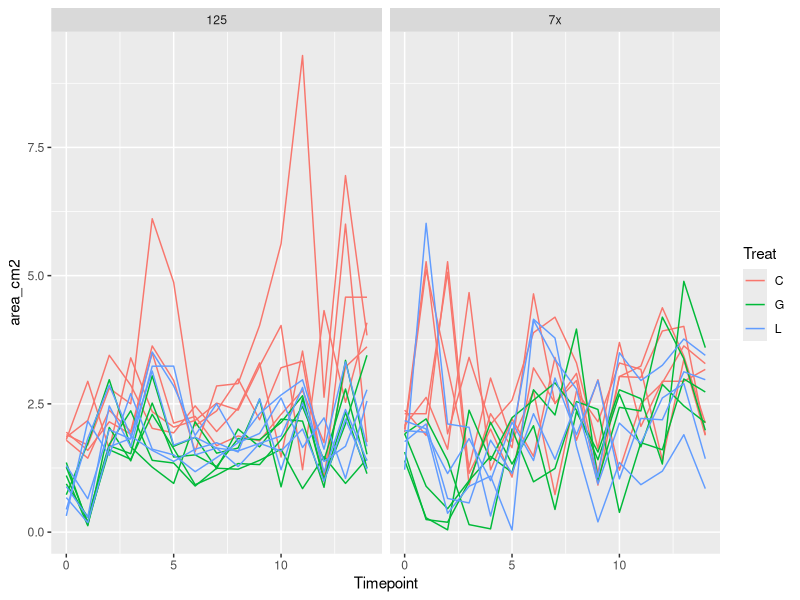
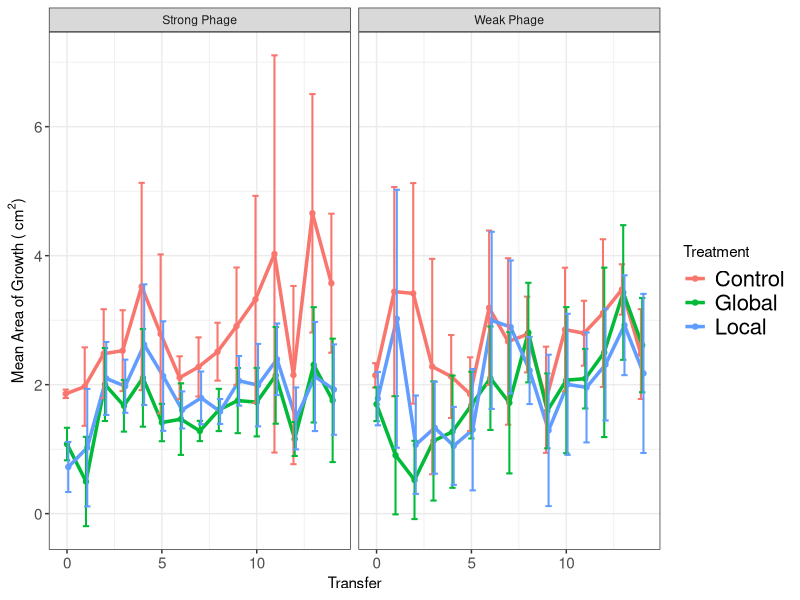
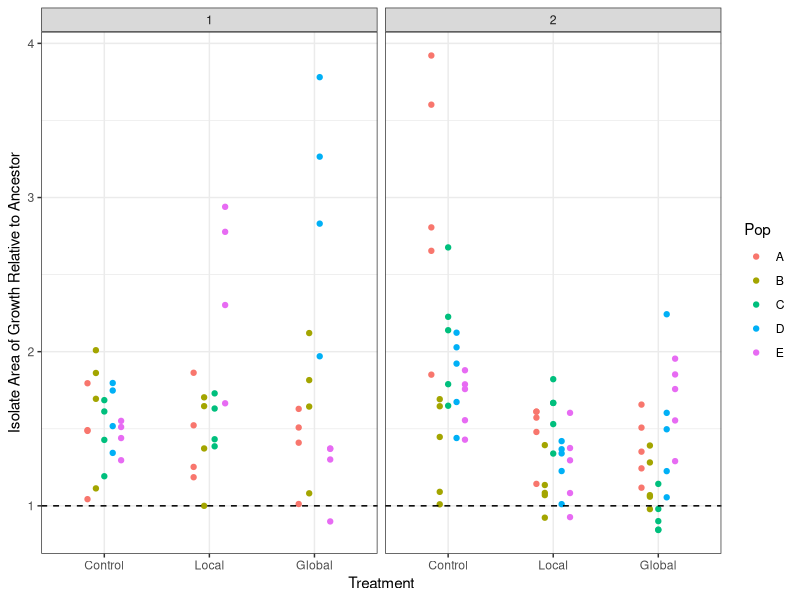
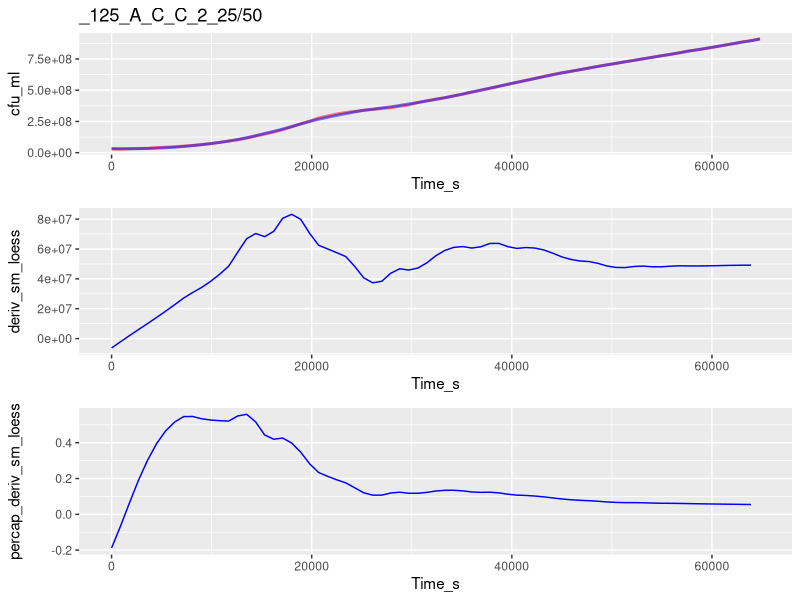
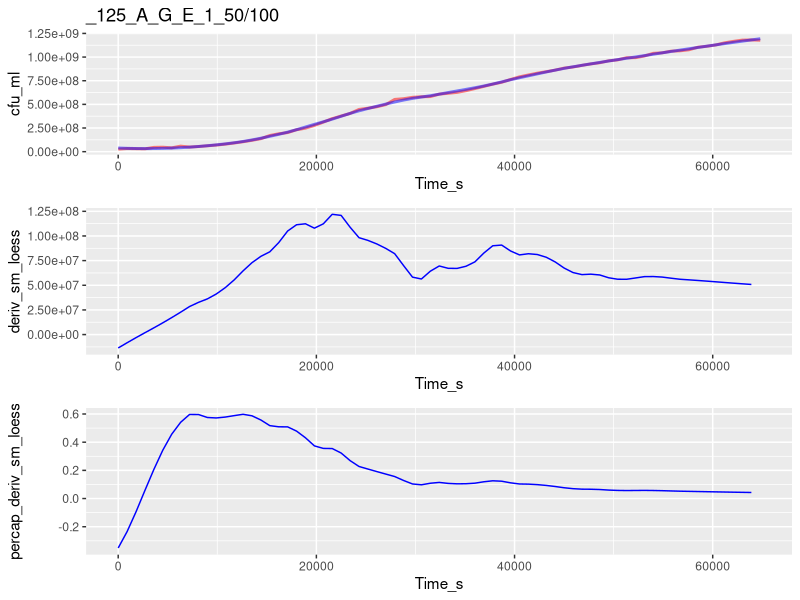
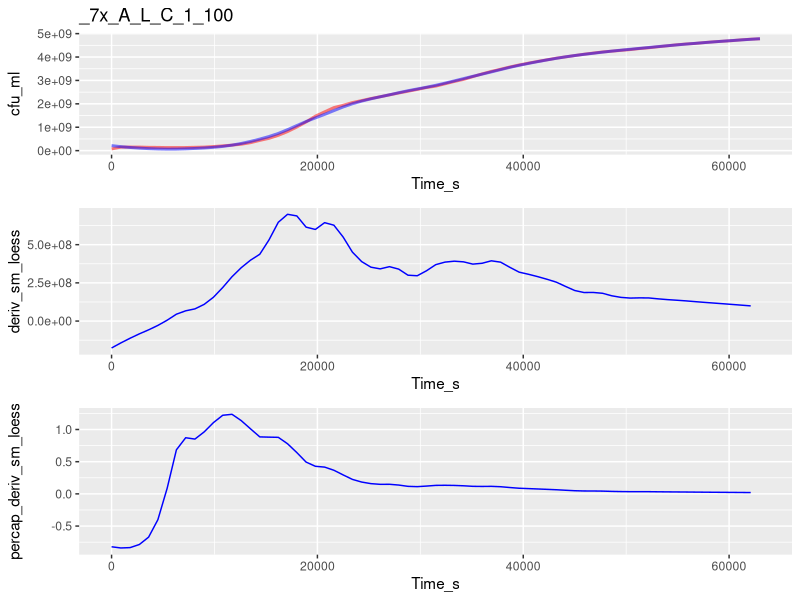
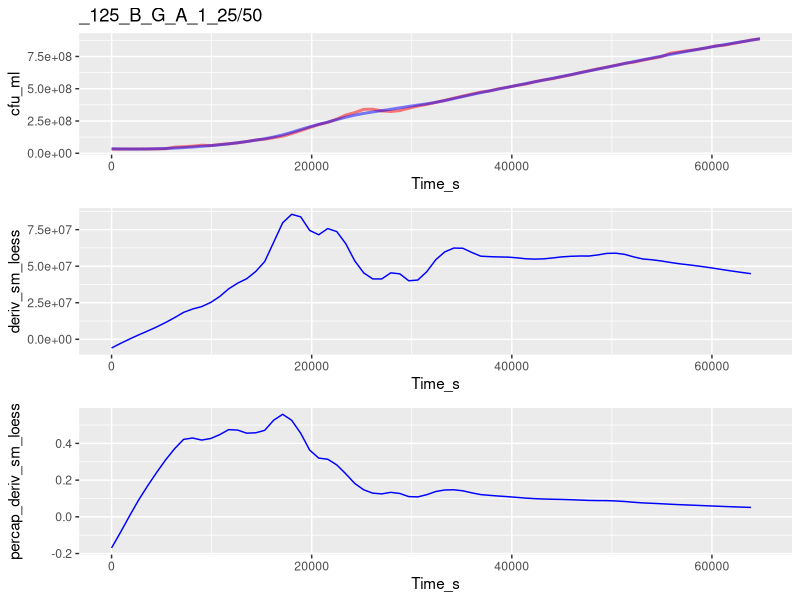
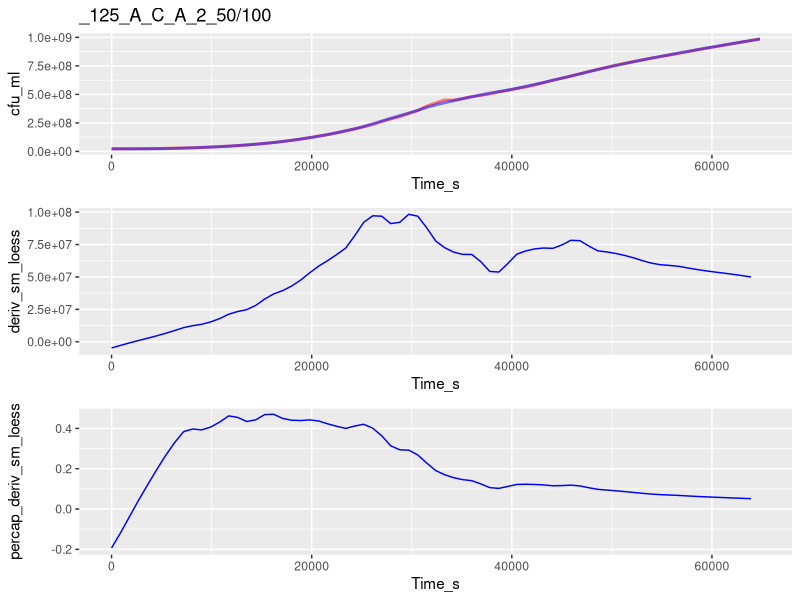

Write the R code that produced these figures, in order. (Note: this script raises an error after producing the figures.)
##TODO: 
##      migration stats
##      growth curve analysis
##      growth curve stats
##      

library("ggplot2")
library("dplyr")

#Need to split this into 2 scripts: one to take the messy data
# (e.g. isolate information in underscore formats, etc)
#and get it cleaned up, then output those clean data
#And another to take the clean data & analyze it
#Then put the messy data in one folder and the clean data in another folder
#Along with the separate scripts
#So when it's published, can just tell people to re-run the clean data script

#need to make Rep vs Pop consistent
#redo all analysis using dplyr
#redo analysis using vectorization
#include std curve for spec in this code (it may alread be there???)
#Do a scripted analysis of how much to smoothe gc data (not manually checking)
# #to be done later:
# #define function to get means of rates
# mean_rates <- function(sub_by_list, my_data)
# analyze additional plate scans
#change resistance to be by treat then by pop
#Change growth rate for ancestor to dotted line

##Experimental evolution migration ----
exper_evol_migr <- read.csv("./Clean_Data/Experimental_evolution_growth.csv")

#Drop points after T14
exper_evol_migr <- exper_evol_migr[exper_evol_migr$Timepoint <= 14, ]

#Calculate total area
exper_evol_migr$area_cm2 <- pi*exper_evol_migr$Width_cm/2*exper_evol_migr$Height_cm/2

#Make plot with all pops shown
ggplot(data = exper_evol_migr,
       aes(x = Timepoint, y = area_cm2, group = paste(Treat, Pop),
           color = Treat)) +
  geom_line() +
  facet_grid(~Proj)

#Summarize
exper_evol_migr <- group_by(exper_evol_migr, Proj, Treat, Timepoint)
exper_evol_summ <- summarize(exper_evol_migr,
                             area_mean = mean(area_cm2),
                             area_sd = sd(area_cm2),
                             area_n = n())

#Make plot of summarized data
my_facet_labels <- c("7x" = "Weak Phage", "125" = "Strong Phage")

ggplot(data = exper_evol_summ, aes(x = Timepoint, y = area_mean,
                                   color = Treat)) +
  geom_point(position = position_dodge(0.2)) + 
  geom_line(size = 1.2, position = position_dodge(0.2)) +
  theme_bw() +
  theme(axis.text.y = element_text(size = 11), axis.text.x = element_text(size = 11),
        legend.text = element_text(size = 16)) +
  facet_grid(~Proj, labeller = labeller(Proj = my_facet_labels)) +
  geom_errorbar(aes(ymax = area_mean+area_sd, ymin = area_mean-area_sd),
                width=1, size = .7, position=position_dodge(0.2)) +
  labs(x = "Transfer", 
       y = expression(paste("Mean Area of Growth ( ", cm^2, ")"))) + 
  scale_color_hue(name = "Treatment", breaks = c("C", "G", "L"),
                  labels = c("Control", "Global", "Local"))

##Isolate migration ----
isol_migration <- read.csv("./Clean_Data/Isolate_migration.csv")

#Calculate total area
isol_migration$area_cm2 <- pi*isol_migration$Width_cm/2*isol_migration$Height_cm/2

#Calculate total area relative to same-day ancestor
ancestors <- isol_migration[isol_migration$Isol == "Anc", ]
isol_migration$relative_area <-
  isol_migration$area_cm2/ancestors$area_cm2[
    match(as.Date(isol_migration$end_timestamp),
          as.Date(ancestors$end_timestamp))]

#Plot data
my_facet_labels <- c("7x" = "Weak Phage", 
                     "125" = "Strong Phage",
                     "C" = "Control", "G" = "Global", "L" = "Local",
                     "A" = "WT")

ggplot(isol_migration[isol_migration$Isol != "Anc", ], 
       aes(x = Treat, y = relative_area, color = Pop,
           group = Pop)) +
  geom_point(position = position_dodge(0.4)) +
  facet_grid(~Proj, labeller = labeller(Proj = my_facet_labels)) +
  theme_bw() + 
  labs(y = "Isolate Area of Growth Relative to Ancestor",
       x = "Treatment") +
  geom_hline(yintercept = 1, lty = 2) +
  scale_x_discrete(limits = c("C", "L", "G"),
                   labels = c("Control", "Local", "Global")) +
  NULL

##Isolate growth curves ----


##growth curve analysis
# library("minpack.lm")
# library("tidyr")
# library("lubridate")

#Read data
gc_data <- read.csv("./Clean_Data/Isolate_growth_curves.csv",
                    header = T, stringsAsFactors = F)

#Make unique well identifiers
gc_data$uniq_well <- paste(gc_data$Date,
                           gc_data$Proj,
                           gc_data$Pop,
                           gc_data$Treat,
                           gc_data$Isol,
                           gc_data$Rep_Well,
                           gc_data$Media,
                           sep = "_")

#reorder
gc_data <- gc_data[order(gc_data$uniq_well, gc_data$Time_s), ]

calc_deriv <- function(density, percapita = FALSE,
                          subset_by = NULL, time = NULL,
                          time_normalize = NULL) {
  #Note! density values must be sorted sequentially into their unique sets already
  
  #Provided a vector of density values, this function returns (by default) the
  # difference between sequential values
  #if percapita = TRUE, the differences of density are divided by density
  #if subset_by is provided, it should be a vector (same length as density),
  # the unique values of which will separate calculations
  #if time_normalize is specified, time should be provided as a simple 
  # numeric (e.g. number of seconds) in some unit
  #Then the difference will be normalized for the time_normalize value
  #(e.g. if time is provided in seconds and the difference per hour is wanted,
  # time_normalize should = 3600)
  
  #Check inputs
  if (!is.numeric(time)) {
    stop("time is not numeric")
  }
  if (!is.null(time_normalize)) {
    if (!is.numeric(time_normalize)) {
      stop("time_normalize is not numeric")
    } else if (is.null(time)) {
      stop("time_normalize is specified, but time is not provided")
    }
  }
  
  #Calc derivative
  ans <- c(density[2:length(density)]-density[1:(length(density)-1)])
  #Percapita (if specified)
  if (percapita) {
    ans <- ans/density[1:(length(density)-1)]
  }
  #Time normalize (if specified)
  if (!is.null(time_normalize)) {
    ans <- ans/
      (c(time[2:length(time)]-time[1:(length(time)-1)])/time_normalize)
  }
  #Subset by (if specified)
  if (!is.null(subset_by)) {
    ans[subset_by[2:length(subset_by)] != subset_by[1:(length(subset_by)-1)]] <- NA
  }
  return(c(ans, NA))
}

#Smooth data
gc_data$sm_loess <- NA
for (my_well in unique(gc_data$uniq_well)) {
  my_rows <- which(gc_data$uniq_well == my_well)
  #Smooth with loess
  gc_data$sm_loess[my_rows] <- loess(cfu_ml ~ Time_s, span = 0.4,
                                             data = gc_data[my_rows, ])$fitted
}

#Calculate growth per hour from loess curve
gc_data$deriv_sm_loess <- calc_deriv(gc_data$sm_loess,
                                     subset_by = gc_data$uniq_well,
                                     time = gc_data$Time_s,
                                     time_normalize = 3600)

#Calculate per capita growth per hour from loess curve
gc_data$percap_deriv_sm_loess <- calc_deriv(gc_data$sm_loess,
                                            percapita = TRUE,
                                            subset_by = gc_data$uniq_well,
                                            time = gc_data$Time_s,
                                            time_normalize = 3600)
  

#Calculate per capita growth per hour from original curve
gc_data$percap_deriv_cfu <- calc_deriv(gc_data$cfu_ml,
                                       percapita = TRUE,
                                       subset_by = gc_data$uniq_well,
                                       time = gc_data$Time_s,
                                       time_normalize = 3600)

#View samples of original & smoothed curves
# as well as derivatives (per cap & not) of both orig and smoothed curves
for (my_well in sample(unique(gc_data$uniq_well), 5)) {
  my_rows <- which(gc_data$uniq_well == my_well)
  
  print(cowplot::plot_grid(
    ggplot(data = gc_data[my_rows, ],
           aes(x = Time_s, y = cfu_ml)) +
      geom_line(color = "red", lwd = 1, alpha = 0.5) +
      geom_line(aes(x = Time_s, y = sm_loess),
                color = "blue", lwd = 1, alpha = 0.5) +
      ggtitle(gc_data[my_rows[1], "uniq_well"]) +
      #geom_hline(yintercept = 383404890) +
      NULL,
    ggplot(data = gc_data[my_rows, ],
           aes(x = Time_s, y = deriv_sm_loess)) +
      geom_line(color = "blue") +
      NULL,
    ggplot(data = gc_data[my_rows, ],
           aes(x = Time_s, y = percap_deriv_sm_loess)) +
      geom_line(color = "blue") +
      # geom_line(aes(x = Time_s, y = percap_deriv_cfu),
      #           color = "red") +
      NULL,
    ncol = 1, align = "v"))
}

find_local_extrema <- function(values, 
                               return_maxima = TRUE,
                               return_minima = TRUE,
                               width_limit = NULL,
                               height_limit = NULL,
                               remove_endpoints = TRUE,
                               na.rm = FALSE) {
  #Takes a vector of values and returns a vector of the indices
  # of all local value extrema (by default, returns both maxima and minima)
  # To only return maxima or minima, change return_maxima/return_minima to FALSE

  #width_limit and/or height_limit must be provided
  #Width is how wide the window will be to look for a maxima/minima
  # Narrower width will be more sensitive to narrow local maxima/minima
  # Wider width will be less sensitive to narrow local maxima/minima
  #Height is how high or low a single step is allowed to take
  # e.g. a maxima-finding function will not pass a valley deeper
  # than height_limit
  #Note that this also limits approaches to extrema, so if set too small
  # function may converge on non-peaks
  #If both width_limit and height_limit are provided, steps are limited
  # conservatively (a single step must meet both criteria)
  
  #This function is designed to be compatible with dplyr::group_by and summarize
  
  #Check inputs
  if (!return_maxima & !return_minima) {
    stop("Both return_maxima and return_minima are FALSE, at least one must be TRUE")
  }
  if (is.null(width_limit) & is.null(height_limit)) {
    stop("Either width_limit or height_limit must be provided")
  }
  if (!is.null(width_limit)) {
    if (width_limit%%2 == 0) {
      warning("width_limit must be odd, will use ", width_limit-1, " as width_limit")
      width_limit <- width_limit - 1
    }
  }
  if (is.null(width_limit) & !is.null(height_limit)) {
    warning("height_limit alone tends to be sensitive to height_limit parameter, use with caution")
  }
  if (na.rm == TRUE & sum(is.na(values)) > 0) {
    if (!all(is.na(values[(1+length(values)-sum(is.na(values))):length(values)]))) {
      warning("Removing NAs found within values vector, returned indices will refer to non-NA values")
      print(values)
    }
    values <- values[!is.na(values)]
  } else if(any(is.na(values))) {
    stop("Some provided values are NA and na.rm = FALSE")
  }
  
  #Define sub-function to find limits of the window
  get_window_limits <- function(cnt_pos,
                                width_limit = NULL,
                                height_limit = NULL,
                                looking_for = c("minima", "maxima"),
                                values = NULL) {
    #Check inputs
    if (length(looking_for) > 1) {stop("looking_for must be specified")}
    if (!is.null(height_limit) & is.null(values)) {
        stop("height_limit is specified, but no values are provided")
    }
    if (is.null(width_limit) & is.null(height_limit)) {
      stop("Either width_limit or height_limit must be provided")
    }
    
    #Define window limits
    window_start <- c(NA, NA)
    if (!is.null(width_limit)) { #using width limit
      window_start[1] <- max(c(1, cnt_pos-floor(width_limit/2)))
    }
    if (!is.null(height_limit)) { #using height limig
      #For startpoint height, we want the latest point that is
      #behind of our current point and
      #either:
      # below current height - height limit
      # or above current height + height limit
      #Then we move one place forward 
      # (so it's the last value w/in height limit)
        window_start[2] <- max(c(1,
                                 1+which(1:length(values) < cnt_pos &
                                         (values >= (values[cnt_pos] + height_limit) |
                                            values <= (values[cnt_pos] - height_limit)))))
        #Make sure we're going at least 1 point backwards
        if(window_start[2] >= cnt_pos) {window_start[2] <- cnt_pos-1}
    }
    window_end <- c(NA, NA)
    if (!is.null(width_limit)) { #using width limit
      window_end[1] <- min(c(length(values), cnt_pos+floor(width_limit/2)))
    }
    if (!is.null(height_limit)) { #using height limit
        #For endpoint height, we want the earliest point that is
        #forward of our current point and
        #either:
        # below current height - height limit
        # or above current height + height limit
        #Then we move one place back 
        # (so it's the last value w/in height limit)
        window_end[2] <- min(c(length(values),
                               -1+which(1:length(values) > cnt_pos & #not backwards
                                    (values <= (values[cnt_pos] - height_limit) |
                                      values >= (values[cnt_pos] + height_limit)))))
        #Make sure we're going at least one point forwards
        if (window_end[2] <= cnt_pos) {window_end[2] <- cnt_pos+1}
    }
    return(c(max(window_start, na.rm = T), min(window_end, na.rm = T)))
  }
  
  find_next_extrema <- function(cnt_pos, values,
                        width_limit = NULL,
                        height_limit = NULL,
                        looking_for = c("minima", "maxima")) {
    if (cnt_pos == length(values)) {best_pos <- cnt_pos-1
    } else {best_pos <- cnt_pos+1}
    
    #Save the starting position so we never go backwards
    start_pos <- cnt_pos
    
    ##Looking for next maxima
    if(looking_for == "maxima") {
      while (cnt_pos != best_pos) {
        #Move the previous best pointer to current pointer location
        best_pos <- cnt_pos
        #Get next window limits
        window_lims <- get_window_limits(cnt_pos = cnt_pos,
                                         width_limit = width_limit,
                                         height_limit = height_limit,
                                         looking_for = "maxima",
                                         values = values)
        #Make sure we're not going backwards
        window_lims <- c(max(start_pos, window_lims[1]),
                         max(start_pos, window_lims[2]))
        #Then move current pointer to highest point within window
        # (making sure not to check non-integer indices, or indices below 1 or
        #  higher than the length of the vector)
        cnt_pos <- window_lims[1]-1+which.max(values[window_lims[1]:window_lims[2]])
      }
    ##Looking for next minima
    } else if (looking_for == "minima") {
      while (cnt_pos != best_pos) {
        #Move the previous best pointer to current pointer location
        best_pos <- cnt_pos
        #Get next window limits
        window_lims <- get_window_limits(cnt_pos = cnt_pos,
                                         width_limit = width_limit,
                                         height_limit = height_limit,
                                         looking_for = "minima",
                                         values = values)
        #Make sure we're not going backwards
        window_lims <- c(max(start_pos, window_lims[1]),
                         max(start_pos, window_lims[2]))
        #Then move current pointer to lowest point within window
        # (making sure not to check non-integer indices, or indices below 1 or
        #  higher than the length of the vector)
        cnt_pos <- window_lims[1]-1+which.min(values[window_lims[1]:window_lims[2]])
      }
    }
    return(best_pos)
  }
  
  cnt_pos <- 1
  ##Find first maxima
  maxima_list <- c(find_next_extrema(cnt_pos, values,
                                     width_limit = width_limit,
                                     height_limit = height_limit,
                                     looking_for = "maxima"))
  ##Find first minima
  minima_list <- c(find_next_extrema(cnt_pos, values,
                                     width_limit = width_limit,
                                     height_limit = height_limit,
                                     looking_for = "minima"))
  
  ##Check for next extrema until...
  while (TRUE) {
    #we're finding repeats
    if (any(duplicated(c(minima_list, maxima_list)))) {break}
    #or we hit the end of the values
    if (length(values) %in% c(maxima_list, minima_list)) {
      break
    }
    #Since maxima & minima must alternate, always start with furthest one 
    # we've found so far
    cnt_pos <- max(c(minima_list, maxima_list))
    #we're looking for a maxima next
    if (cnt_pos %in% minima_list) {
      maxima_list <- c(maxima_list,
                       find_next_extrema(cnt_pos, values,
                                         width_limit = width_limit,
                                         height_limit = height_limit,
                                         looking_for = "maxima"))
      #we're looking for a minima next
    } else if (cnt_pos %in% maxima_list) {
      minima_list <- c(minima_list,
                       find_next_extrema(cnt_pos, values,
                                         width_limit = width_limit,
                                         height_limit = height_limit,
                                         looking_for = "minima"))
    }
  }
  
  #Combine maxima & minima values & remove duplicates
  output <- c()
  if (return_maxima) {output <- c(output, maxima_list)}
  if (return_minima) {output <- c(output, minima_list)}
  #If remove endpoints is true, remove first or last values from return
  if (remove_endpoints) {
    if (1 %in% output) {output <- output[-which(output == 1)]}
    if (length(values) %in% output) {
      output <- output[-which(output == length(values))]}
  }
  #Remove duplicates
  output <- unique(output)
  #Order
  output <- output[order(output)]
  
  return(output)
}

#Group data by unique wells
gc_data <- group_by(gc_data, Date, Proj, Pop, Treat, Isol, Rep_Well, Media,
                    uniq_well)

#Todo:
# at max percap growth rate, find:
#     per capita growth rate (r)
#     density
#     time since some low density (lag time)
# at first local minima of non-percap growth rate after max growth rate 
#   (pseudo carrying capacity)
#   at pseudo K, find:
#     density (carrying capacity)
#     time since max percap growth rate
#     time since low density

#TODO: make K have to follow max percap gr

window_width_mins <- 7200
gc_summarized <- summarize(gc_data,
  max_percap_index = find_local_extrema(percap_deriv_sm_loess,
                                        return_minima = FALSE,
                                        width_limit = (window_width_mins/(Time_s[2]-Time_s[1])) + 1,
                                        na.rm = T)[1],
  max_percap_gr_rate = percap_deriv_sm_loess[max_percap_index],
  max_percap_gr_rate_time = Time_s[max_percap_index],
  max_percap_gr_rate_dens = sm_loess[max_percap_index],
  pseudo_K_index = #find the local minima
    find_local_extrema(deriv_sm_loess,
                                      return_maxima = FALSE,
                                      width_limit = (window_width_mins/(Time_s[2]-Time_s[1])) + 1,
                                      na.rm = T)[
      #use the first one that follows the max percap gr rate
    match(TRUE, find_local_extrema(deriv_sm_loess,
                                      return_maxima = FALSE,
                                      width_limit = (window_width_mins/(Time_s[2]-Time_s[1])) + 1,
                                      na.rm = T) > max_percap_index)],
  pseudo_K = sm_loess[pseudo_K_index],
  pseudo_K_time = Time_s[pseudo_K_index],
  pseudo_K_deriv = deriv_sm_loess[pseudo_K_index],
  first_min_index = find_local_extrema(sm_loess,
                                       return_maxima = FALSE,
                                       width_limit = (window_width_mins/(Time_s[2]-Time_s[1])) + 1,
                                       na.rm = T,
                                       remove_endpoints = FALSE)[1],
  first_min = sm_loess[first_min_index],
  first_min_time = Time_s[first_min_index]
   #   pseudo_K_timetomaxpcgr = #pseudo K time - max percap gr rate time
)
                       

#The problem continues to be that we cannot find
# a threshold density which all pops start below
# and which all pops grow to at a reasonably early time
#Perhaps the solution is to divide it by project/media?


#Code to check find_local_extrema on a single well
my_well <- "2017-E_7x_B_C_E_1_50" #lowest pseudo-K
#my_well <- "2017-E_7x_B_G_E_1_100" #highest first min
#unique(gc_data$uniq_well)[1]

for (my_well in sample(gc_data$uniq_well, 50)) {
  tiff(filename = paste("./Growth_curve_plots/", my_well, ".tif", sep = ""),
       width = 5, height = 10, units = "in", res = 300)
  my_rows <- which(gc_data$uniq_well == my_well)
  print(cowplot::plot_grid(
    ggplot(data = gc_data[my_rows, ],
           aes(x = Time_s, y = cfu_ml)) +
      geom_line(color = "red", lwd = 1, alpha = 0.5) +
      geom_line(aes(x = Time_s, y = sm_loess),
                color = "blue", lwd = 1, alpha = 0.5) +
      ggtitle(gc_data[my_rows[1], "uniq_well"]) +
      #Add point for first minima
      geom_point(data = gc_summarized[gc_summarized$uniq_well == my_well, ],
                 aes(x = first_min_time, y = first_min),
                 color = "green", size = 3) +
      NULL,
    ggplot(data = gc_data[my_rows, ],
           aes(x = Time_s, y = deriv_sm_loess)) +
      geom_line(color = "blue") +
      #Add point for pseudo K
      geom_point(data = gc_summarized[gc_summarized$uniq_well == my_well, ],
                 aes(x = pseudo_K_time, y = pseudo_K_deriv),
                 color = "green", size = 3) +
      NULL,
    ggplot(data = gc_data[my_rows, ],
           aes(x = Time_s, y = percap_deriv_sm_loess)) +
      geom_line(color = "blue") +
      #Add point for max growth rate
      geom_point(data = gc_summarized[gc_summarized$uniq_well == my_well, ],
                 aes(x = max_percap_gr_rate_time, y = max_percap_gr_rate),
                 color = "green", size = 3) +
      NULL,
    ncol = 1, align = "v"))
  dev.off()
}

#get first_min values and sort
values <- gc_summarized
values <- values[order(-values$first_min), ]

values <- gc_data[my_rows, ]
plot(1:nrow(values), values$deriv_sm_loess)
find_local_extrema(values$deriv_sm_loess,
                   return_maxima = T,
                   width_limit = (3600/(values$Time_s[2]-values$Time_s[1])) + 1,
                   na.rm = T,
                   remove_endpoints = F)


#Find the low-threshold density to use as pseudo time 0
hist((gc_data$sm_loess[gc_data$Time_s == 0]))
max(gc_data$sm_loess[gc_data$Time_s == 0])

##TODO put this in descending order and figure out how to 
##pick a threshold that is before the peaks of most but
##high enough that we know when most pass it
test <- gc_data[gc_data$Time_s == 0, ]
test <- test[order(-test$sm_loess), ]


#Plot curves & peaks
view_peaks <- function(time_data, dens_data, well_contents, plt_point = TRUE,
                       peak_time = NULL, peak_dens = NULL, peak_well_contents,
                       numplots = 9, lwd = 1) {
  #Inputs:  time_data - vector of time values
  #         dens_data - vector of density values, matched with time_data
  #         well_contents - vector of well contents, matched with time_data
  #         peak_time - vector of peaks' time values
  #         peak_dens - vector of peaks' density values, matched with peak_time
  #         peak_well_contents - vectore of peaks' well contents, matched with peak_time
  require(ggplot2)
  for (start_group in seq(from = 1, to = length(unique(well_contents)),
                          by = numplots)) {
    my_wells <- unique(well_contents)[start_group:(start_group+numplots-1)]
    myplot <- ggplot(data = data.frame(
      "dens" = dens_data[well_contents %in% my_wells],
      "time" = time_data[well_contents %in% my_wells],
      "contents" = well_contents[well_contents %in% my_wells]),
      aes(x = time, y = dens)) +
      geom_line(lwd = lwd) +
      facet_wrap(~contents)
    if (plt_point) {
      myplot <- myplot + 
        geom_point(data = data.frame(
          "dens" = peak_dens[peak_well_contents %in% my_wells],
          "time" = peak_time[peak_well_contents %in% my_wells],
          "contents" = peak_well_contents[peak_well_contents %in% my_wells]),
          aes(x = time, y = dens),
          size = 3, pch = 13)
    }
    print(myplot)
  }
}

view_peaks(tidymerge$Timepoint, tidymerge$OD, tidymerge$Well,
           peak_time = outmerge$maxtime, peak_dens = outmerge$max, 
           peak_well_contents = outmerge$Well)

#Group data by indiv growth curves
grp_data1 <- dplyr::group_by(tidycurves[!is.na(tidycurves$smoothed), ], 
                             Well)

#Get OD peak height & time for each growth curve
out_data1 <- dplyr::summarize(grp_data1, 
                              max = analyze_curves(smoothed, Timepoint, 
                                                   bandwidth = 9, return = "max"),
                              maxtime = analyze_curves(smoothed, Timepoint, 
                                                       bandwidth = 9, 
                                                       return = "maxtime"))



#extract maximum percap growth rates for each uniq well
#using non-overlapping averaged smoothing
gc_sm$Time <- as.character(gc_sm$Time)
gc_mpptir <- group_by(gc_sm, Media, Proj, Pop, Treat, Isol, Rep_Well)
gc_mpptir <- summarize(gc_mpptir, max_pcgr = max(pcgr, na.rm = T))
gc_mppti <- group_by(gc_mpptir, Media, Proj, Pop, Treat, Isol)
gc_mppti <- summarize(gc_mppti, gr_max_avg = mean(max_pcgr),
                      dt_min_sd = sd(max_pcgr))
gc_mppt <- group_by(gc_mppti, Media, Proj, Pop, Treat)
gc_mppt <- summarize(gc_mppt, avg_isols = mean(gr_max_avg),
                     sd_isols = sd(gr_max_avg))

#Making percap growth rate plots
my_facet_labels <- c("100" = "Rich Environment", 
                     "50" = "Adapted Environment",
                     "C" = "Control", "G" = "Global", "L" = "Local",
                     "A" = "WT", "1" = "Weak Phage", "2" = "Strong Phage")

#plot of all isols
gc_mppti$Media <- factor(gc_mppti$Media, levels = c(50, 100))
ggplot(gc_mppti, aes(x = Treat, y = gr_max_avg)) + 
  geom_jitter(width = 0.1, height = 0, size = 2) + 
  facet_grid(Media ~ Pop, labeller = labeller(Media = my_facet_labels)) +
  labs(x = "Treatment", y = "Per Capita Growth Rate (/hour)") +
  theme(axis.text.x = element_text(size = 11), 
        axis.text.y = element_text(size = 11)) +
  theme_bw()

#plot of all pops
gc_mppt$Media <- factor(gc_mppt$Media, levels = c(50, 100))

#For local viewing
ggplot(gc_mppt, aes(x = Treat, y = avg_isols), 
       labeller = labeller(Treat = my_facet_labels)) + 
  geom_point(pch = 1, size = 3) +
  facet_grid(Proj~Media, 
             labeller = labeller(Media = my_facet_labels, Proj = my_facet_labels)) + 
  labs(x = "Treatment", y = "Maximum Per Capita Growth Rate (/hour)") + theme_bw() + 
  scale_x_discrete(labels = c("Ancestor", "Control", "Global", "Local"))

#For poster
png(filename = "growth_rate_pops.png", width = 10, height = 7,
    units = "in", res = 300)
ggplot(gc_mppt, aes(x = Treat, y = avg_isols), 
       labeller = labeller(Treat = my_facet_labels)) + 
  geom_jitter(width = 0.075, height = 0, pch = 16, size = 6) +
  facet_grid(Proj~Media, 
             labeller = labeller(Media = my_facet_labels, Proj = my_facet_labels)) + 
  labs(x = "Treatment", y = "Maximum Per Capita Growth Rate (/hr)") + theme_bw() + 
  scale_x_discrete(labels = c("Ancestor", "Control", "Global", "Local")) +
  theme(axis.title = element_text(size = 20), axis.text = element_text(size = 16),
        strip.text = element_text(size = 20))
dev.off()


## Isolate resistance ----
resis_data <- read.csv("./Clean_Data/Isolate_resistance.csv",
                       stringsAsFactors = F)

#calculate EOP for ea isol
resis_data$EOP <- NA
resis_data$bd <- F
#First Handle below-detection points
my_rows <- which(resis_data$PFU == 0)
resis_data$pfu_ml[my_rows] <- 1*resis_data$dilution[my_rows]
resis_data$bd[my_rows] <- T
#Then calculate all EOPs
for (i in 1:nrow(resis_data)) {
  my_sub <- subset(resis_data, resis_data$Date == resis_data$Date[i])
  resis_data$EOP[i] <- resis_data$pfu_ml[i]/
    mean(my_sub[my_sub$Treat == "Anc",]$pfu_ml)
}

#Add flag for old vs new approach
resis_data$approach <- NA
resis_data$approach[1:70] <- "old"
resis_data$approach[71:nrow(resis_data)] <- "new"

ggplot(resis_data[resis_data$Treat != "Anc", ], 
       aes(x = Treat, y = EOP, color = Pop,
           shape = bd, group = Pop)) +
  facet_grid(Proj~approach) +
  geom_point(position = position_dodge(width = 0.5),
             alpha = 0.7) +
  scale_y_continuous(trans = "log10") +
  theme_bw()

# #For local viewing
# ggplot(resis_data[resis_data$Treat != "A", ], aes(x = Treat, y = 1-EOP)) +
#   scale_x_discrete(name = "Treatment") +
#   ylab("Resistance to Phage") +
#   facet_grid(Proj~Pop, labeller = labeller(Proj = my_facet_labels)) +
#   geom_dotplot(binaxis = "y", stackdir = "center", binwidth = 0.01, 
#                dotsize = 3) +
#   # geom_jitter(width = 0.2, height = 0, size = 2) +
#   theme_bw() + ggtitle("Population") +
#   theme(plot.title = element_text(size = 12, hjust = 0.5), 
#         axis.title = element_text(size = 12),
#         axis.text.x = element_text(color = "black", size = 12)) +
#   geom_hline(yintercept = 0, linetype = "dotted", size = 1.5)
# 
# #For poster
# png("resis_isols.png", width = 14, height = 9, units = "in", res = 300)
# ggplot(resis_data[resis_data$Treat != "A", ], aes(x = Treat, y = 1-EOP)) +
#   scale_x_discrete(name = "Treatment") +
#   ylab("Resistance to Phage") +
#   facet_grid(Proj~Pop, labeller = labeller(Proj = my_facet_labels)) +
#   geom_dotplot(binaxis = "y", stackdir = "center", binwidth = 0.02, 
#                dotsize = 2) +
#   theme_bw() + ggtitle("Population") +
#   theme(plot.title = element_text(size = 24, hjust = 0.5), 
#         axis.title = element_text(size = 24),
#         axis.text = element_text(color = "black", size = 20),
#         strip.text = element_text(size = 24)) +
#   geom_hline(yintercept = 0, linetype = "dotted", size = 1.5)
# dev.off()
# 
# #resistance vs growth
# gc_resis_data <- merge(resis_data, gc_mppti)
# gc_resis_mppt <- group_by(gc_resis_data, Media, Proj, Pop, Treat)
# gc_resis_mppt <- summarize(gc_resis_mppt, avg_eop = mean(EOP),
#                            avg_gr = mean(gr_max_avg))
# 
# #Make plot of all isolates
# ggplot(gc_resis_data, aes(x = 1-EOP, y = gr_max_avg)) +
#   geom_point() + 
#   facet_grid(Media~., labeller = labeller(Media = my_facet_labels)) +
#   geom_smooth(method = "lm") +
#   labs(x = "Resistance", y = "Per Capita Growth Rate (/hour)")
# 
# summary(lm(gr_max_avg~Media*EOP, data = gc_resis_data))
# 
# #Make plot of all pops
# #For local viewing
# ggplot(gc_resis_mppt, aes(x = 1-avg_eop, y = avg_gr)) +
#   geom_point(size = 2, aes(pch = Treat)) + 
#   scale_shape_manual(values = c(3, 15, 16, 17), name = "Treatment",
#                      breaks = c("A", "C", "G", "L"),
#                      labels = c("WT", "Control", "Global", "Local")) +
#   facet_grid(Media~Proj, labeller = labeller(Media = my_facet_labels,
#                                              Proj = my_facet_labels)) +
#   geom_smooth(method = "lm") +
#   labs(x = "Resistance", y = "Average Per Capita Growth Rate (/hour)") +
#   theme_bw()
# 
# #For poster
# png("resis_gc_tradeoff.png", width = 10, height = 7, units = "in",
#     res = 300)
# ggplot(gc_resis_mppt, aes(x = 1-avg_eop, y = avg_gr)) +
#   geom_point(size = 4, aes(pch = Treat)) + 
#   scale_shape_manual(values = c(3, 15, 16, 17), name = "Treatment",
#                      breaks = c("A", "C", "G", "L"),
#                      labels = c("WT", "Control", "Global", "Local")) +
#   facet_grid(Proj~Media, labeller = labeller(Media = my_facet_labels,
#                                              Proj = my_facet_labels)) +
#   geom_smooth(method = "lm", se = F) +
#   labs(x = "Resistance", y = "Average Maximum Per Capita Growth Rate (/hr)") +
#   theme_bw() +
#   theme(axis.text = element_text(size = 16),
#         strip.text = element_text(size = 20),
#         axis.title = element_text(size = 20),
#         legend.title = element_text(size = 20),
#         legend.text = element_text(size = 16))
# dev.off()
# 
# summary(lm(avg_gr~avg_eop*Media, data = gc_resis_mppt))
# 


## Isolate PCA ----
